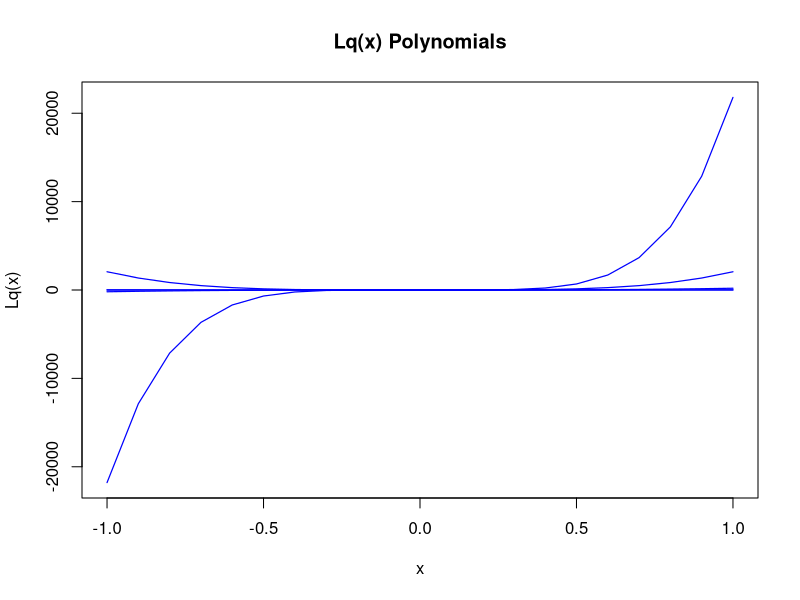
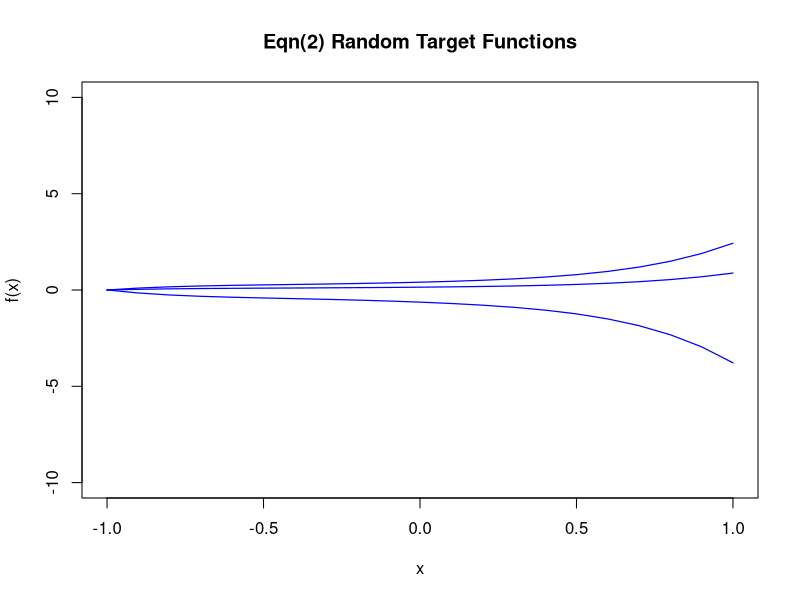
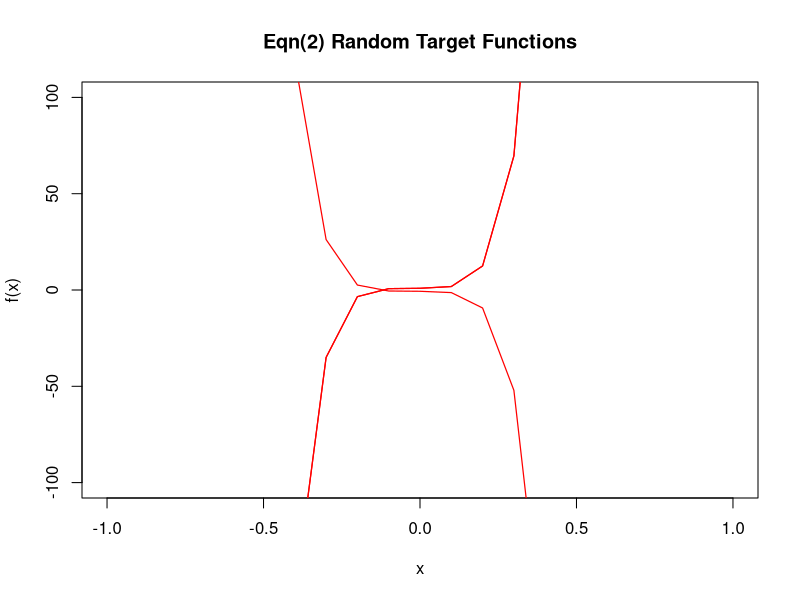

The R script that drew these images, in order:
## ---- chunk 1

lq=function(x,q){
  coeff=2**q
  summands_store=c()
  for(k in 0:q) { # These are the ks we are summing over
  
   summands_k=(x**q)*(choose(q,k)*choose((q+k-1),q)  )
   summands_store=c(summands_store,summands_k)
  }
  
  f_x=coeff*sum(summands_store)
  
  return(f_x)
  
}

## ---- chunk 2

# plot the above
# USE sapply to vectorize the calculation across a supplied vector
x_list=list(x=seq(-1,1,0.1))

x=seq(-1,1,0.1)
Qs=seq(1,5,1)

plot(NULL,xlim=c(-1,1),ylim=c(min(sapply(x,lq,q=5)),max(sapply(x,lq,q=5))),xlab='x',ylab='Lq(x)',main='Lq(x) Polynomials')
for(q_i in Qs){
  lines(x,sapply(x,lq,q=q_i),col='blue',lwd=1.2)

}


## ---- chunk 3
set.seed(2)

alpha_qs=runif(3,-1,1)
beta_qs=runif(3,-1,1)

target_alpha=function(x,alpha_q,Qf){
  store_q=c()
  for(q_i in 0:Qf){
    
    store_q=c(store_q,alpha_q*(x**q_i))
  }
  
  ret=sum(store_q)
  return(ret)
}


target_beta=function(x,beta_q,Qf){
  store_q=c()
  for(q_i in 0:Qf){
    Lq=lq(x,q_i)
    store_q=c(store_q,beta_q*Lq)
  }
  
  ret=sum(store_q)
  return(ret)
}


# Plot the above target_alpha

plot(NULL,xlim=c(-1,1),ylim=c(-10,10),xlab='x',ylab='f(x)',main='Eqn(2) Random Target Functions')

for(alpha in alpha_qs){
  lines(x,sapply(x,target_alpha,alpha_q=alpha,Qf=5),col='blue',lwd=1.2)
}

# Plot the above target_beta


plot(NULL,xlim=c(-1,1),ylim=c(-100,100),xlab='x',ylab='f(x)',main='Eqn(2) Random Target Functions')

for(beta in beta_qs){
  lines(x,sapply(x,target_beta,beta_q=beta,Qf=5),col='red',lwd=1.2)
}


## ---- chunk 4
